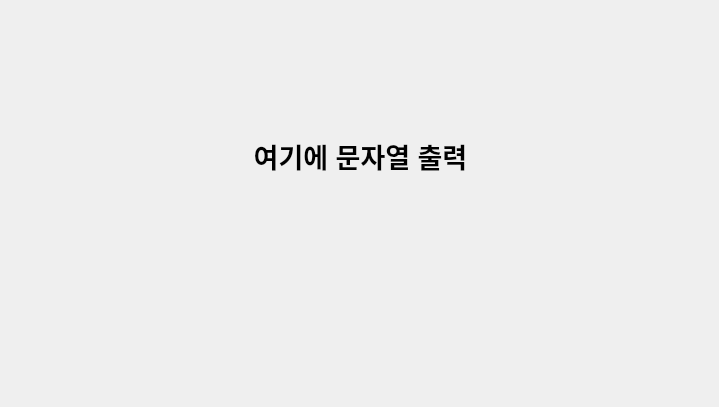
<?xml version="1.0" encoding="UTF-8"?>
<ui version="4.0">
 <class>Dialog</class>
 <widget class="QDialog" name="Dialog">
  <property name="geometry">
   <rect>
    <x>0</x>
    <y>0</y>
    <width>719</width>
    <height>407</height>
   </rect>
  </property>
  <property name="windowTitle">
   <string>Dialog</string>
  </property>
  <widget class="QLabel" name="label">
   <property name="geometry">
    <rect>
     <x>20</x>
     <y>110</y>
     <width>681</width>
     <height>91</height>
    </rect>
   </property>
   <property name="font">
    <font>
     <pointsize>20</pointsize>
     <bold>true</bold>
    </font>
   </property>
   <property name="text">
    <string>여기에 문자열 출력</string>
   </property>
   <property name="alignment">
    <set>Qt::AlignmentFlag::AlignCenter</set>
   </property>
  </widget>
 </widget>
 <resources/>
 <connections/>
</ui>
